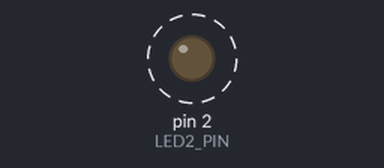
Recording of a sketch running on a simulated Arduino Uno, built with avr-gcc and run on an emulated ATmega328P. Shown: output pins drawn as LEDs (lit = HIGH). Dashed ring = blinking. Pins used as bus, display or sensor lines are not drawn; what the sketch prints to the serial monitor is not drawn.

Above: at 0.1 s.
Timing chart, 0 to 3.0 s (numbered marks = the images above):
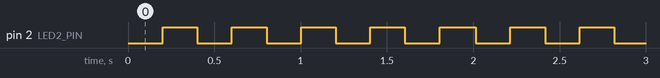

Measured:
- by itself, pin 2 (LED2_PIN): alternates HIGH for 0.20 s and LOW for 0.20 s

The sketch:

ICTE5_part1.ino
```cpp
//Filename: ICTE5_part1.ino
//Author: Sung-Po Chang
//Date: 05/10/2026
//Description: Implementing a Round-Robin Scheduler Using Function Pointers
//Version: 1.0

#define LED1_PIN 1
#define LED2_PIN 2

typedef void (*funcPtr)();  //function pointer
long taskATimer = 0;
long taskAinterval = 500;
long taskBTimer = 0;
long taskBinterval = 200;

//taskA for LED1
void taskA() {
  long currentTime = millis();
  if (currentTime - taskATimer >= taskAinterval) {
    digitalWrite(LED1_PIN, !digitalRead(LED1_PIN));
    taskATimer = currentTime;
  }
}

//taskB for LED2
void taskB() {
  long currentTime = millis();
  if (currentTime - taskBTimer >= taskBinterval) {
    digitalWrite(LED2_PIN, !digitalRead(LED2_PIN));
    taskBTimer = currentTime;
  }
}

void executeTask(void (*functionPTR)()) {
  if (functionPTR != NULL) {
    functionPTR();
  }
}

// taskList and size
funcPtr taskList[] = {taskA, taskB};
int numTasks = sizeof(taskList) / sizeof(taskList[0]);

void setup() {
  Serial.begin(115200);
  Serial.println("Round-Robin Scheduler with Function Pointers Started.");
  pinMode(LED1_PIN, OUTPUT);
  pinMode(LED2_PIN, OUTPUT);
}

void loop() {
  for (int i = 0; i < numTasks; i++) {
    executeTask(taskList[i]);
  }

  delay(10);
}
```
